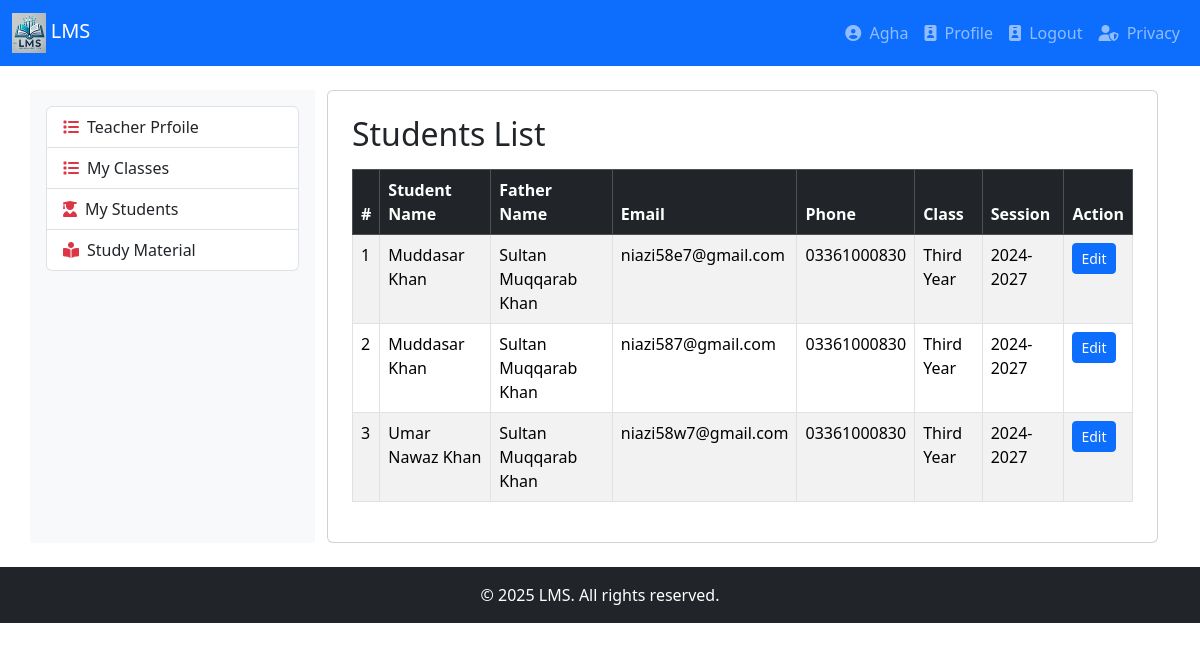
The page /teacherstudents.php (signed in) on the database its author committed.
### tables this page shows
CREATE TABLE `students` (
  `student_id` int(11) NOT NULL,
  `student_name` varchar(256) NOT NULL,
  `father_name` varchar(256) DEFAULT NULL,
  `email` varchar(256) DEFAULT NULL,
  `phone` varchar(20) DEFAULT NULL,
  `address` text DEFAULT NULL,
  `gender` enum('Male','Female','Other') DEFAULT NULL,
  `dob` date DEFAULT NULL,
  `class` int(11) DEFAULT NULL,
  `registration_date` timestamp NOT NULL DEFAULT current_timestamp(),
  `status` enum('registered','admitted','banned','suspended') DEFAULT 'registered',
  `city` varchar(100) DEFAULT NULL,
  `state` varchar(100) DEFAULT NULL,
  `photo` varchar(255) DEFAULT NULL,
  `student_cnic` varchar(15) DEFAULT NULL,
  `father_cnic` varchar(15) DEFAULT NULL,
  `session_id` int(11) DEFAULT NULL
);

CREATE TABLE `classes` (
  `CID` int(11) NOT NULL,
  `class_name` varchar(256) NOT NULL,
  `class_short` varchar(12) NOT NULL,
  `class_status` enum('active','inactive','deleted') NOT NULL DEFAULT 'active',
  `session_id` int(11) DEFAULT NULL
);

CREATE TABLE `sessions` (
  `session_id` int(11) NOT NULL,
  `session_name` varchar(9) DEFAULT NULL,
  `starting_date` date NOT NULL,
  `status` enum('active','completed') NOT NULL,
  `remarks` varchar(512) DEFAULT NULL
);

### teacherstudents.php (the view, shortened to what this page needs)
<?php
include 'db.php';
if ($_SESSION['urole'] != 'Teacher') {
    header("Location: index.php?action=logout");
    exit();
}
else
{	$CNIC	=	$_SESSION['CNIC'];
    $getTID = mysqli_query($conn, "SELECT * FROM teachers WHERE cnic = '$CNIC'");
    if (mysqli_num_rows($getTID) > 0) {
        $row = mysqli_fetch_assoc($getTID);
        $teacher_id = $row['teacher_id'];
    }
	else
		exit("<h1>Dear User Your Role is Teacher but Admin has not created your Teacher Profile</h1>");
}
$sql = "SELECT
            s.student_id,
            s.student_name,
            s.father_name,
            s.email,
            s.phone,
            c.class_name,
            se.session_name
        FROM students s
        JOIN teacher_classes tc
            ON tc.class_id = s.class
           AND tc.session_id = s.session_id
        JOIN classes c
            ON c.CID = s.class
        JOIN sessions se
            ON se.session_id = s.session_id
        WHERE tc.teacher_id = ?
          AND tc.status = 'Active'
          AND c.class_status = 'active'
          AND se.status = 'active'
        ORDER BY c.class_name, s.student_name";
$stmt = $conn->prepare($sql);
$stmt->bind_param("i", $teacher_id);
$stmt->execute();
$result = $stmt->get_result();
include 'header.php';
include 'navigation.php';
?>
<div class="container mt-4">
    <div class="row">
        <div class="col-md-3 bg-light p-3">
            <?php include 'leftbar.php'; ?>
        </div>
        <div class="col-md-9">
            <div class="card p-4">
    <h2 class="mb-3">Students List</h2>
    <table class="table table-bordered table-striped">
        <thead class="table-dark">
            <tr>
                <th>#</th>
                <th>Student Name</th>
                <th>Father Name</th>
                <th>Email</th>
                <th>Phone</th>
                <th>Class</th>
                <th>Session</th>
                <th>Action</th>
            </tr>
        </thead>
        <tbody>
        <?php
        if ($result->num_rows > 0) {
            $count = 1;
            while ($row = $result->fetch_assoc()) {
                echo "<tr>
                        <td>".$count++."</td>
                        <td>".$row['student_name']."</td>
                        <td>".$row['father_name']."</td>
                        <td>".$row['email']."</td>
                        <td>".$row['phone']."</td>
                        <td>".$row['class_name']."</td>
                        <td>".$row['session_name']."</td>
                        <td>
                            <a href='teacherstudent.php?student_id=".$row['student_id']."' class='btn btn-sm btn-primary'>Edit</a>
                        </td>
                    </tr>";
            }
        } else {
            echo "<tr><td colspan='8' class='text-center text-danger'>No students found</td></tr>";
        }
        ?>
        </tbody>
    </table>
            </div>
        </div>
    </div>
</div>
<?php include 'footer.php'; ?>

### rows shown on the page
students: student_name "Muddasar Khan", father_name "Sultan Muqqarab Khan", email "niazi58e7@gmail.com", phone "03361000830", classes.class_name "Third Year", session.session_name "2024-2027"
students: student_name "Muddasar Khan", father_name "Sultan Muqqarab Khan", email "niazi587@gmail.com", phone "03361000830", classes.class_name "Third Year", session.session_name "2024-2027"
students: student_name "Umar Nawaz Khan", father_name "Sultan Muqqarab Khan", email "niazi58w7@gmail.com", phone "03361000830", classes.class_name "Third Year", session.session_name "2024-2027"

### other values the page prints
$_SESSION['uname'] "Agha"
